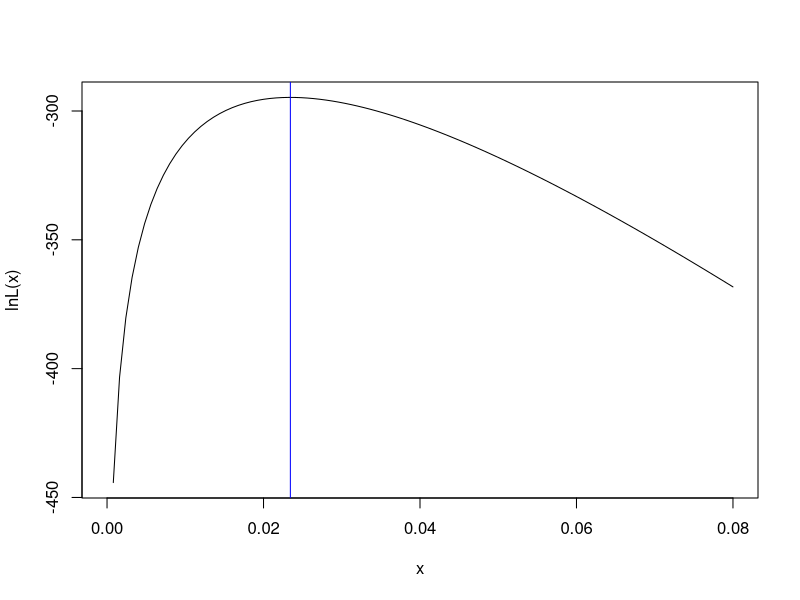

Write R code to recreate this figure.
#zad 1

library("maxLik")

x = c(0.5677523, 0.8236657, 0.4568736, 0.5125185, 0.3192458)
x

lnL = function(u){
  ll = 5*log(1/(2*pi)) - (1/2)*sum((x-u)^2)
  return(ll)
}

wynik = maxNR(fn=lnL, start=0.3)
summary(wynik)

gradient = function(g){
  gr = sum(x-g)
  return(gr)
}

hessian = function(h){
  hs = -5
  return(hs)
}

wynik2 = maxNR(fn=lnL, grad=gradient, hess=hessian, start=0.3)
summary(wynik2)

#Zadanie 2

dane = read.csv("Strajki.csv", header = TRUE, sep = ",")
View(dane)

x = dane["x"]
n = 62

lnL = function(lambda){
  ll = n*log(lambda) - lambda*sum(x)
  return(ll)
}

gradient = function(lambda){
  gr = n/lambda - sum(x)
  return(gr)
}

hessian = function(lambda){
  hs = -n/lambda^2
  return(hs)
}

wynik = maxNR(fn=lnL, grad = gradient, hess = hessian,start = 1)

x = dane["x"]
N = 62
1/(sum(x)/62)

lnL = function(lambda){
  ll= N *log(lambda)-lambda*sum(x)
  return(ll)
}

gradient = function(lambda){
  gr = N/lambda-sum(x)
  return(gr)
}

hessian = function(lambda){
  h = -N/lambda^2
  return(h)
}

wynik = maxNR(fn=lnL, gradient, hessian, start=0.001)
summary(wynik)

curve(lnL(x), from=0, to=0.08)
abline(v=wynik$estimate, col="blue")
